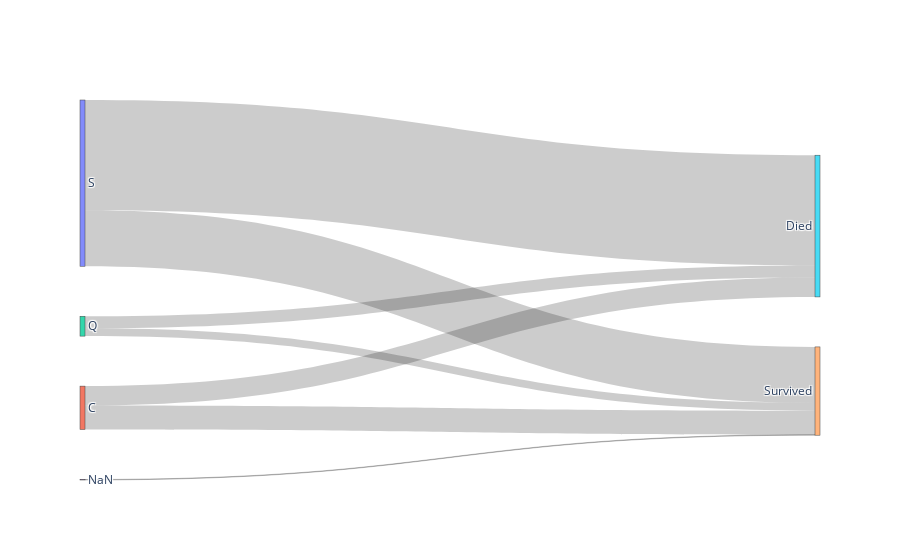

Notebook code cell kept with this figure:
### Markdown cell above
After seperating those numbers and preprocessing those, use them to plot the Sanky diagram.

### Code cell
link = dict(source = source, target = target, value = value)
node = dict(label=label,pad=50,thickness=5)
data = go.Sankey(link = link,node=node)
fig = go.Figure(data=data)
fig.show()

### Figure 1 — Plotly figure (JSON) as saved in the notebook; plotly's stock layout.template omitted (floating-point values rounded to 4 significant figures)
{"data": [{"link": {"source": [0, 0, 1, 1, 2, 2, 3, 3], "target": [4, 5, 4, 5, 4, 5, 4, 5], "value": [217, 427, 93, 75, 30, 47, 2, 0]}, "node": {"label": ["S", "C", "Q", "NaN", "Survived", "Died"], "pad": 50, "thickness": 5}, "type": "sankey"}], "layout": {}}
